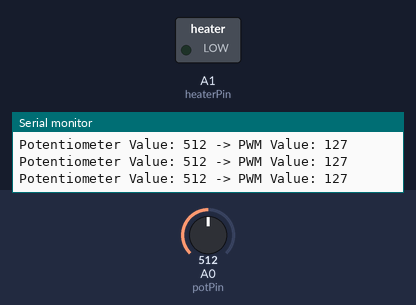
Recording of a sketch running on a simulated Arduino Uno, built with avr-gcc and run on an emulated ATmega328P. Shown: switched loads named in the sketch (green lamp = pin HIGH), the last lines printed to the serial monitor. The test bench sets the inputs (shaded band); at power-on: A0 (potPin) = 512.

Above: at 1.2 s.
1.3 s: A0 (potPin) set to 523
At 1.6 s:
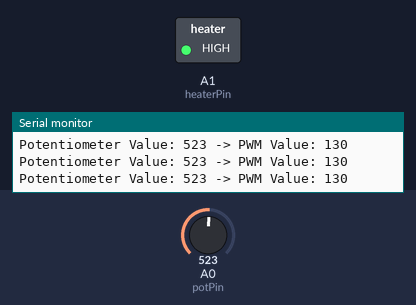
2.8 s: A0 (potPin) set to 511
At 3.1 s:
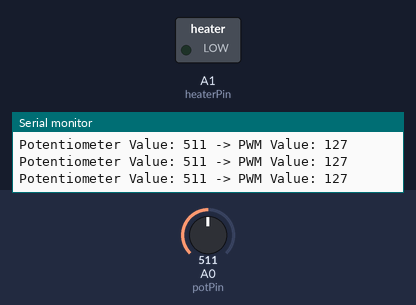
4.3 s: A0 (potPin) set to 716
At 4.7 s:
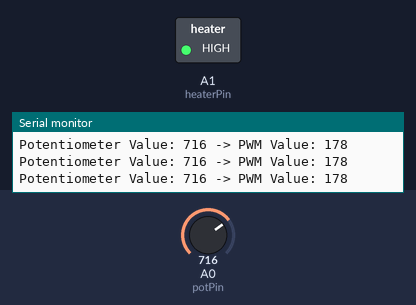
Timing chart, 0 to 7.3 s (numbered marks = the images above; inputs shaded):
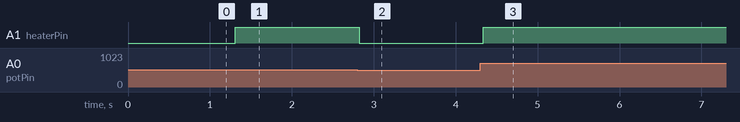

Measured:
- the behaviour switches between 513 and 514 on A0 (potPin) (found by bisection; images 0 and 1)
- after the input at 1.3 s, A1 (heaterPin): LOW → HIGH at once
- after the input at 2.8 s, A1 (heaterPin): HIGH → LOW at once
- after the input at 4.3 s, A1 (heaterPin): LOW → HIGH at once

The sketch:

finalproject_code.ino
```cpp
const int potPin = A0; // Pin connected to the potentiometer
const int heaterPin = A1; // Pin connected to the MOSFET gate (PWM pin)
int potValue = 0; // Variable to store the potentiometer value
int pwmValue = 0; // Variable to store the PWM value

void setup() {
  pinMode(heaterPin, OUTPUT);
  Serial.begin(9600); // Start the Serial communication for debugging
}

void loop() {
  // Read the potentiometer value
  potValue = analogRead(potPin);

  // Map the potentiometer value to a PWM range (0-255)
  pwmValue = map(potValue, 0, 1023, 0, 255);

  // Set the PWM value to control the heater
  analogWrite(heaterPin, pwmValue);

  // Print the values for debugging
  Serial.print("Potentiometer Value: ");
  Serial.print(potValue);
  Serial.print(" -> PWM Value: ");
  Serial.println(pwmValue);

  delay(100);
}
```
